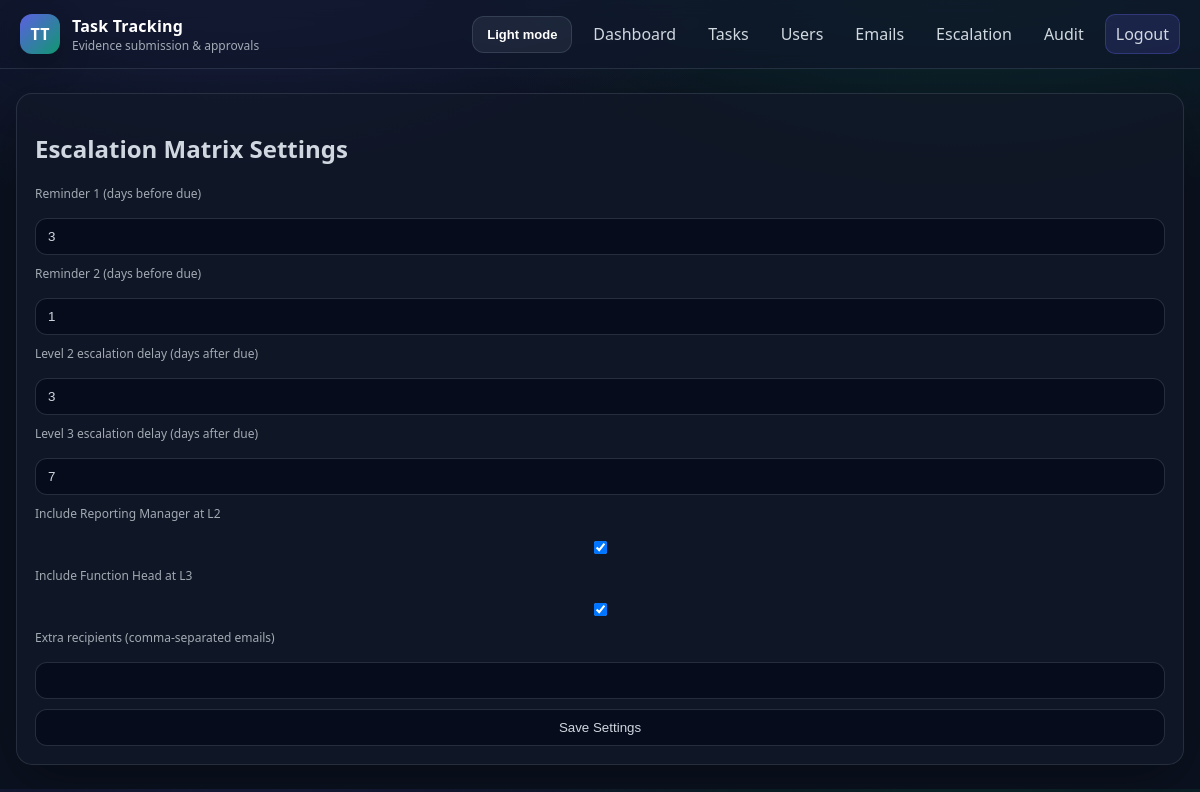
The app's page /admin/escalation (signed in) with its own data.
### app.py (models this page shows)
class EscalationConfig(db.Model):
    id = db.Column(db.Integer, primary_key=True, default=1)
    reminder_days_1 = db.Column(db.Integer, default=3, nullable=False)
    reminder_days_2 = db.Column(db.Integer, default=1, nullable=False)
    level_2_days = db.Column(db.Integer, default=3, nullable=False)
    level_3_days = db.Column(db.Integer, default=7, nullable=False)
    include_reporting_manager_l2 = db.Column(db.Boolean, default=True, nullable=False)
    include_function_head_l3 = db.Column(db.Boolean, default=True, nullable=False)
    extra_recipients = db.Column(db.String(500), default="")

### app.py (the view, shortened to what this page needs)
    @app.route("/admin/escalation", methods=["GET", "POST"])
    def escalation_settings():
        require_admin()
        config = EscalationConfig.query.get(1)
        return render_template("escalation_settings.html", config=config)

### app.py (called while the page is built)
def current_user():
    uid = session.get("user_id")
    if not uid:
        return None
    return User.query.get(uid)

def is_admin():
    user = current_user()
    return bool(user and user.role == "admin")

def require_admin():
    if not current_user():
        raise PermissionError("Not logged in")
    if not is_admin():
        raise PermissionError("Admin access required")

### templates/escalation_settings.html
{% extends "base.html" %}
{% block content %}
<section class="card">
  <h2>Escalation Matrix Settings</h2>
  <form method="post" class="form-grid">
    <label>Reminder 1 (days before due)</label>
    <input type="number" name="reminder_days_1" value="{{ config.reminder_days_1 }}" required>
    <label>Reminder 2 (days before due)</label>
    <input type="number" name="reminder_days_2" value="{{ config.reminder_days_2 }}" required>
    <label>Level 2 escalation delay (days after due)</label>
    <input type="number" name="level_2_days" value="{{ config.level_2_days }}" required>
    <label>Level 3 escalation delay (days after due)</label>
    <input type="number" name="level_3_days" value="{{ config.level_3_days }}" required>
    <label>Include Reporting Manager at L2</label>
    <input type="checkbox" name="include_reporting_manager_l2" {% if config.include_reporting_manager_l2 %}checked{% endif %}>
    <label>Include Function Head at L3</label>
    <input type="checkbox" name="include_function_head_l3" {% if config.include_function_head_l3 %}checked{% endif %}>
    <label>Extra recipients (comma-separated emails)</label>
    <input type="text" name="extra_recipients" value="{{ config.extra_recipients }}">
    <button type="submit">Save Settings</button>
  </form>
</section>
{% endblock %}

### static/styles.css (style rules this page uses)
* { box-sizing: border-box; }
:root { --bg: #0b1220; --panel: rgba(17, 24, 39, 0.72); --panel2: rgba(17, 24, 39, 0.55); --stroke: rgba(148, 163, 184, 0.18); --stroke2: rgba(148, 163, 184, 0.22); --text: rgba(226, 232, 240, 0.92); --muted: rgba(226, 232, 240, 0.70); --brand1: rgba(99, 102, 241, 0.92); --brand2: rgba(16, 185, 129, 0.80); --topbar-bg: rgba(15, 23, 42, 0.6); --topbar-text: #fff; --input-bg: rgba(2, 6, 23, 0.55); --input-placeholder: rgba(226, 232, 240, 0.45); --row-hover: rgba(148, 163, 184, 0.08); --hover-bg: rgba(148, 163, 184, 0.10); --interactive-ring: rgba(99, 102, 241, 0.16); --chip-bg: rgba(2, 6, 23, 0.40); }
body { font-family: ui-sans-serif, system-ui, -apple-system, Segoe UI, Roboto, Arial, sans-serif; margin: 0; color: var(--text); background: radial-gradient(900px 500px at 20% -10%, rgba(99, 102, 241, 0.18), transparent 60%), radial-gradient(900px 500px at 80% -10%, rgba(16, 185, 129, 0.16), transparent 60%), var(--bg); }
.card { background: var(--panel); border: 1px solid var(--stroke); border-radius: 16px; padding: 18px; margin-bottom: 16px; box-shadow: 0 16px 60px rgba(0, 0, 0, 0.35); }
.form-grid { display: grid; grid-template-columns: 1fr; gap: 10px; }
label { display: block; margin-bottom: 6px; color: var(--muted); font-size: 12px; }
input, select, button { padding: 10px 12px; border: 1px solid var(--stroke2); border-radius: 12px; background: var(--input-bg); color: var(--text); outline: none; }
input::placeholder, textarea::placeholder { color: var(--input-placeholder); }
button, .btn, a.nav-link, a.link, input, select, textarea, input[type="checkbox"], input[type="file"] { transition: box-shadow 140ms ease, border-color 140ms ease, transform 140ms ease, background-color 140ms ease; }

### records on screen
EscalationConfig: reminder_days_1 "3", reminder_days_2 "1", level_2_days "3", level_3_days "7", include_reporting_manager_l2 "☑", include_function_head_l3 "☑"
